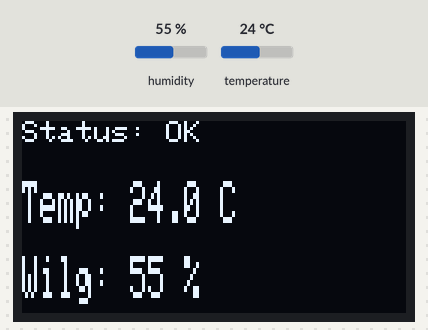
Bench run of a program on a simulated ESP32. Parts: 128×64 one-colour display. The inputs (shaded band) are chosen by the test bench; at power-on: humidity 55 %, temperature 24 °C. WiFi joins after 1.5 s; servers stay silent unless stated; no MQTT or app messages arrive unless stated; not simulated (calls return 0 or success): secrets.h; what the program prints to the serial monitor is not drawn.

Above: at 5.6 s.
5.7 s: humidity set to 22 %
At 10.4 s:
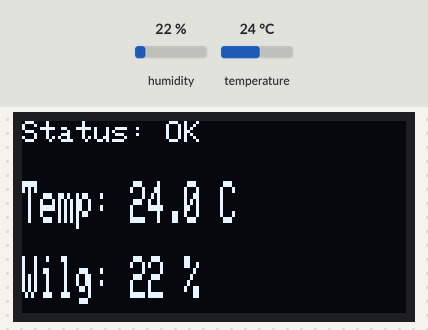
11.8 s: temperature set to 12 °C
At 15.4 s:
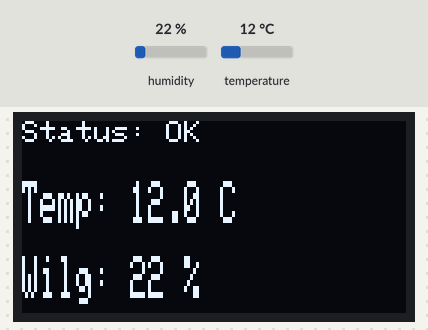
17.9 s: humidity set to 40 %
At 20.5 s:
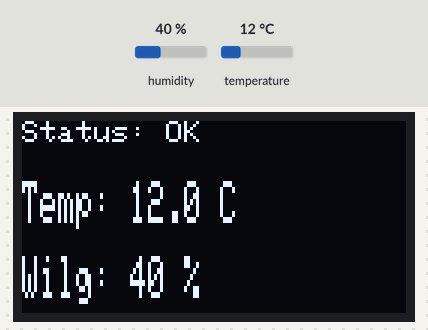
24.0 s: temperature set to 19 °C
At 25.6 s:
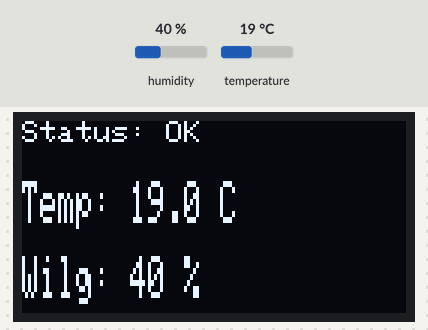
Timing chart, 0 to 27.1 s (numbered marks = the images above; inputs shaded):
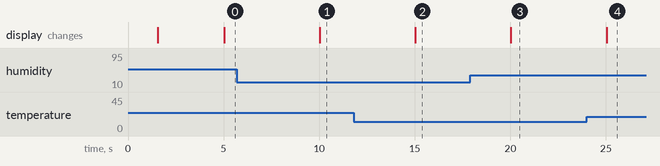

The program:

main.cpp
```cpp
#include <Arduino.h>
#include <WiFi.h>
#include <PubSubClient.h>
#include <Adafruit_Sensor.h>
#include <Adafruit_SSD1306.h>
#include <DHT.h>
#include <Wire.h>
#include "secrets.h"

#define SCREEN_WIDTH 128
#define SCREEN_HEIGHT 64

#define DHTPIN 4
#define DHTTYPE DHT22
DHT dht(DHTPIN, DHTTYPE);

Adafruit_SSD1306 display(SCREEN_WIDTH,SCREEN_HEIGHT, &Wire, 1);

const char *ssid = SECRET_SSID;
const char *password = SECRET_PASS;

WiFiClient espClient;
PubSubClient client(espClient);

const char* mqtt_server = "172.20.10.2";

unsigned long prevTime = 0;

void setup_wifi(){
  delay(10);
  Serial.print("Łączenie z: ");
  Serial.println(ssid);

  WiFi.begin(ssid,password);

  while (WiFi.status() != WL_CONNECTED){
    delay(500);
    Serial.println(".");
  }

  Serial.println("");
  Serial.println("Połączono");
  Serial.print("Adres IP: ");
  Serial.println(WiFi.localIP());

}

void reconnect(){
  while(!client.connected()){
    Serial.println("Proba poleczenia MQTT");
    String clientId = "StacjaPogody"; // na przyszłość wygenerowac na podstawie mac
    if(client.connect(clientId.c_str())){
      Serial.println("Poloczono");
    }else{
      delay(5000);
    }
  }
}

void setup() {
  Serial.begin(115200);
  client.setServer(mqtt_server, 1883);
  setup_wifi();

  dht.begin();

  if(!display.begin(SSD1306_SWITCHCAPVCC, 0x3C)){
    Serial.println(F("Blad wysietlacza(nie znaleziono)"));
    for(;;);
  }

  display.clearDisplay();
  display.setTextColor(WHITE);
  display.setTextSize(1);
  display.setCursor(0,10);
  display.println("Termometr ESP32");
  display.display();
  delay(2000);
}

void loop() {
  if(!client.connected()){
    reconnect();
  }

  client.loop();

  unsigned long now = millis();
  if( now - prevTime > 5000){
    prevTime = now;

    float humidity = dht.readHumidity();
    float temp = dht.readTemperature();

    if(isnan(humidity) || isnan(temp)){
      Serial.println("Blad pomiaru");
    }

    display.clearDisplay();

    display.setTextSize(1);
    display.setCursor(0,0);
    display.println("Status: OK");

    display.setTextSize(1.8,2);
    display.setCursor(0, 20);
    display.print("Temp: ");
    display.print(temp, 1);
    display.println(" C");

    display.setCursor(0, 45);
    display.print("Wilg: ");
    display.print(humidity, 0);
    display.println(" %");

    client.publish("stacja/temperatura", String(temp).c_str());
    client.publish("stacja/wilgotnosc", String(humidity).c_str());

    display.display();
    delay(2000);
  }
}
```

Measured:
- after the input at 5.7 s, the display: changes after 4.3 s (image 1)
- after the input at 11.8 s, the display: changes after 3.2 s (image 2)
- after the input at 17.9 s, the display: changes after 2.1 s (image 3)
- after the input at 24.0 s, the display: changes after 1.0 s (image 4)
